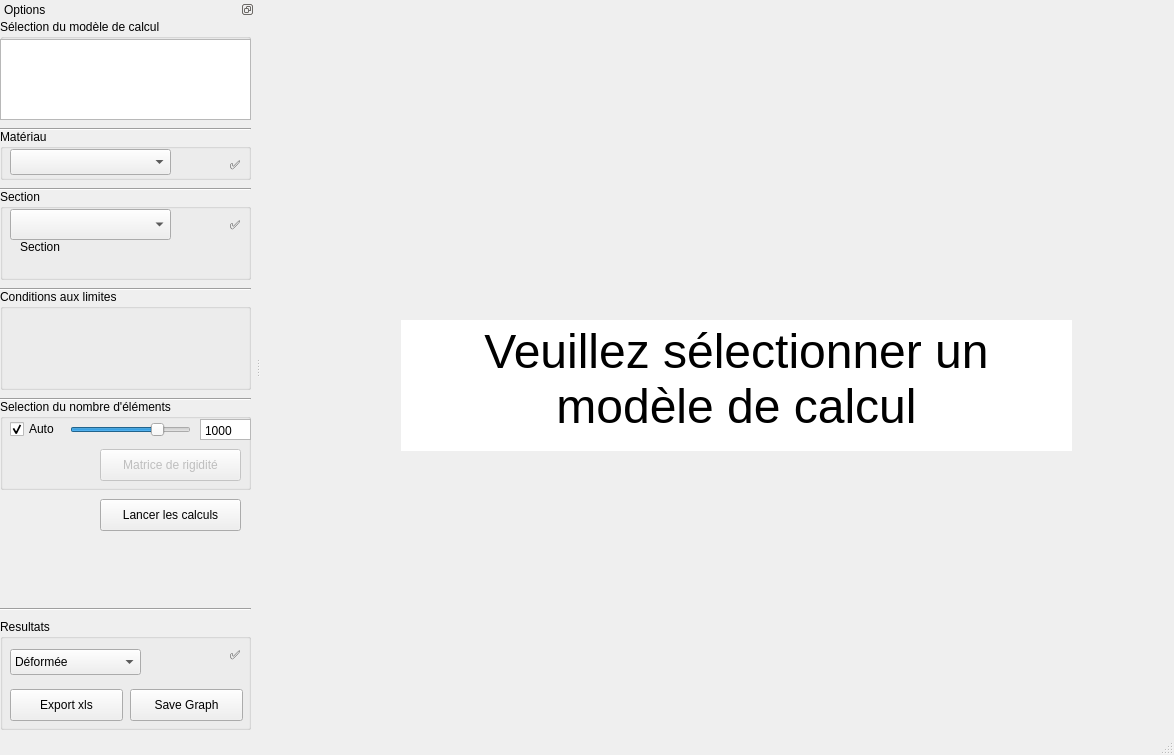
<?xml version="1.0" encoding="UTF-8"?>
<ui version="4.0">
 <class>MainWindow</class>
 <widget class="QMainWindow" name="MainWindow">
  <property name="geometry">
   <rect>
    <x>0</x>
    <y>0</y>
    <width>1174</width>
    <height>755</height>
   </rect>
  </property>
  <property name="sizePolicy">
   <sizepolicy hsizetype="Expanding" vsizetype="Expanding">
    <horstretch>0</horstretch>
    <verstretch>0</verstretch>
   </sizepolicy>
  </property>
  <property name="minimumSize">
   <size>
    <width>920</width>
    <height>755</height>
   </size>
  </property>
  <property name="maximumSize">
   <size>
    <width>1175</width>
    <height>755</height>
   </size>
  </property>
  <property name="windowTitle">
   <string>TIPE - Elements finis</string>
  </property>
  <property name="unifiedTitleAndToolBarOnMac">
   <bool>true</bool>
  </property>
  <widget class="QWidget" name="centralWidget">
   <widget class="MplWidget" name="mpl" native="true">
    <property name="geometry">
     <rect>
      <x>0</x>
      <y>0</y>
      <width>920</width>
      <height>730</height>
     </rect>
    </property>
    <property name="sizePolicy">
     <sizepolicy hsizetype="Fixed" vsizetype="Fixed">
      <horstretch>0</horstretch>
      <verstretch>0</verstretch>
     </sizepolicy>
    </property>
    <widget class="QTextEdit" name="selectModelLabel">
     <property name="geometry">
      <rect>
       <x>140</x>
       <y>320</y>
       <width>671</width>
       <height>131</height>
      </rect>
     </property>
     <property name="frameShape">
      <enum>QFrame::NoFrame</enum>
     </property>
     <property name="frameShadow">
      <enum>QFrame::Plain</enum>
     </property>
     <property name="lineWidth">
      <number>0</number>
     </property>
     <property name="lineWrapColumnOrWidth">
      <number>0</number>
     </property>
     <property name="readOnly">
      <bool>true</bool>
     </property>
     <property name="html">
      <string>&lt;!DOCTYPE HTML PUBLIC &quot;-//W3C//DTD HTML 4.0//EN&quot; &quot;http://www.w3.org/TR/REC-html40/strict.dtd&quot;&gt;
&lt;html&gt;&lt;head&gt;&lt;meta name=&quot;qrichtext&quot; content=&quot;1&quot; /&gt;&lt;style type=&quot;text/css&quot;&gt;
p, li { white-space: pre-wrap; }
&lt;/style&gt;&lt;/head&gt;&lt;body style=&quot; font-family:'MS Shell Dlg 2'; font-size:7.875pt; font-weight:400; font-style:normal;&quot;&gt;
&lt;p align=&quot;center&quot; style=&quot; margin-top:0px; margin-bottom:0px; margin-left:0px; margin-right:0px; -qt-block-indent:0; text-indent:0px;&quot;&gt;&lt;span style=&quot; font-family:'.SF NS Text'; font-size:36pt;&quot;&gt;Veuillez sélectionner un modèle de calcul&lt;/span&gt;&lt;/p&gt;&lt;/body&gt;&lt;/html&gt;</string>
     </property>
     <property name="cursorWidth">
      <number>0</number>
     </property>
    </widget>
   </widget>
  </widget>
  <widget class="QStatusBar" name="statusBar"/>
  <widget class="QDockWidget" name="dockWidget">
   <property name="sizePolicy">
    <sizepolicy hsizetype="Fixed" vsizetype="Fixed">
     <horstretch>0</horstretch>
     <verstretch>0</verstretch>
    </sizepolicy>
   </property>
   <property name="minimumSize">
    <size>
     <width>255</width>
     <height>734</height>
    </size>
   </property>
   <property name="features">
    <set>QDockWidget::DockWidgetFloatable|QDockWidget::DockWidgetMovable</set>
   </property>
   <property name="allowedAreas">
    <set>Qt::LeftDockWidgetArea|Qt::RightDockWidgetArea</set>
   </property>
   <property name="windowTitle">
    <string>Options</string>
   </property>
   <attribute name="dockWidgetArea">
    <number>1</number>
   </attribute>
   <widget class="QWidget" name="dockWidgetContents">
    <widget class="QGroupBox" name="groupBox">
     <property name="geometry">
      <rect>
       <x>0</x>
       <y>0</y>
       <width>251</width>
       <height>101</height>
      </rect>
     </property>
     <property name="title">
      <string>Sélection du modèle de calcul</string>
     </property>
     <widget class="QListWidget" name="listWidget">
      <property name="geometry">
       <rect>
        <x>0</x>
        <y>20</y>
        <width>251</width>
        <height>81</height>
       </rect>
      </property>
      <property name="font">
       <font>
        <pointsize>13</pointsize>
       </font>
      </property>
     </widget>
     <widget class="QLabel" name="modelStatusLabel">
      <property name="geometry">
       <rect>
        <x>230</x>
        <y>0</y>
        <width>21</width>
        <height>21</height>
       </rect>
      </property>
      <property name="text">
       <string/>
      </property>
     </widget>
    </widget>
    <widget class="Line" name="line_5">
     <property name="geometry">
      <rect>
       <x>0</x>
       <y>100</y>
       <width>251</width>
       <height>20</height>
      </rect>
     </property>
     <property name="orientation">
      <enum>Qt::Horizontal</enum>
     </property>
    </widget>
    <widget class="QGroupBox" name="groupBox_2">
     <property name="geometry">
      <rect>
       <x>0</x>
       <y>110</y>
       <width>251</width>
       <height>51</height>
      </rect>
     </property>
     <property name="title">
      <string>Matériau</string>
     </property>
     <widget class="QComboBox" name="materials_comboBox">
      <property name="geometry">
       <rect>
        <x>10</x>
        <y>20</y>
        <width>161</width>
        <height>26</height>
       </rect>
      </property>
     </widget>
     <widget class="QLabel" name="modelStatusLabel_2">
      <property name="geometry">
       <rect>
        <x>230</x>
        <y>20</y>
        <width>21</width>
        <height>31</height>
       </rect>
      </property>
      <property name="text">
       <string>✅</string>
      </property>
     </widget>
    </widget>
    <widget class="Line" name="line_6">
     <property name="geometry">
      <rect>
       <x>0</x>
       <y>160</y>
       <width>251</width>
       <height>20</height>
      </rect>
     </property>
     <property name="orientation">
      <enum>Qt::Horizontal</enum>
     </property>
    </widget>
    <widget class="QGroupBox" name="groupBox_3">
     <property name="geometry">
      <rect>
       <x>0</x>
       <y>170</y>
       <width>251</width>
       <height>91</height>
      </rect>
     </property>
     <property name="title">
      <string>Section</string>
     </property>
     <widget class="QComboBox" name="sections_comboBox">
      <property name="geometry">
       <rect>
        <x>10</x>
        <y>20</y>
        <width>161</width>
        <height>31</height>
       </rect>
      </property>
     </widget>
     <widget class="QLabel" name="modelStatusLabel_3">
      <property name="geometry">
       <rect>
        <x>230</x>
        <y>20</y>
        <width>21</width>
        <height>31</height>
       </rect>
      </property>
      <property name="text">
       <string>✅</string>
      </property>
     </widget>
     <widget class="QLabel" name="sectionImageLabel">
      <property name="geometry">
       <rect>
        <x>20</x>
        <y>50</y>
        <width>51</width>
        <height>16</height>
       </rect>
      </property>
      <property name="text">
       <string>Section</string>
      </property>
     </widget>
    </widget>
    <widget class="Line" name="line">
     <property name="geometry">
      <rect>
       <x>0</x>
       <y>260</y>
       <width>251</width>
       <height>20</height>
      </rect>
     </property>
     <property name="orientation">
      <enum>Qt::Horizontal</enum>
     </property>
    </widget>
    <widget class="QGroupBox" name="groupBox_4">
     <property name="geometry">
      <rect>
       <x>0</x>
       <y>270</y>
       <width>251</width>
       <height>101</height>
      </rect>
     </property>
     <property name="title">
      <string>Conditions aux limites</string>
     </property>
     <widget class="TabOptionWidget" name="tabwidget" native="true">
      <property name="geometry">
       <rect>
        <x>0</x>
        <y>20</y>
        <width>251</width>
        <height>81</height>
       </rect>
      </property>
     </widget>
    </widget>
    <widget class="Line" name="line_4">
     <property name="geometry">
      <rect>
       <x>0</x>
       <y>370</y>
       <width>251</width>
       <height>20</height>
      </rect>
     </property>
     <property name="orientation">
      <enum>Qt::Horizontal</enum>
     </property>
    </widget>
    <widget class="QGroupBox" name="groupBox_5">
     <property name="geometry">
      <rect>
       <x>0</x>
       <y>380</y>
       <width>251</width>
       <height>91</height>
      </rect>
     </property>
     <property name="title">
      <string>Selection du nombre d'éléments</string>
     </property>
     <widget class="QCheckBox" name="elements_checkBox">
      <property name="geometry">
       <rect>
        <x>10</x>
        <y>20</y>
        <width>51</width>
        <height>20</height>
       </rect>
      </property>
      <property name="text">
       <string>Auto</string>
      </property>
      <property name="checked">
       <bool>true</bool>
      </property>
     </widget>
     <widget class="QSlider" name="elements_horizontalSlider">
      <property name="enabled">
       <bool>true</bool>
      </property>
      <property name="geometry">
       <rect>
        <x>70</x>
        <y>20</y>
        <width>121</width>
        <height>22</height>
       </rect>
      </property>
      <property name="minimum">
       <number>0</number>
      </property>
      <property name="maximum">
       <number>8</number>
      </property>
      <property name="singleStep">
       <number>0</number>
      </property>
      <property name="pageStep">
       <number>1</number>
      </property>
      <property name="value">
       <number>6</number>
      </property>
      <property name="orientation">
       <enum>Qt::Horizontal</enum>
      </property>
     </widget>
     <widget class="QPlainTextEdit" name="elements_plainTextEdit">
      <property name="enabled">
       <bool>true</bool>
      </property>
      <property name="geometry">
       <rect>
        <x>200</x>
        <y>20</y>
        <width>51</width>
        <height>21</height>
       </rect>
      </property>
      <property name="verticalScrollBarPolicy">
       <enum>Qt::ScrollBarAlwaysOff</enum>
      </property>
      <property name="horizontalScrollBarPolicy">
       <enum>Qt::ScrollBarAlwaysOff</enum>
      </property>
      <property name="readOnly">
       <bool>true</bool>
      </property>
      <property name="plainText">
       <string>1000</string>
      </property>
      <property name="backgroundVisible">
       <bool>false</bool>
      </property>
     </widget>
     <widget class="QPushButton" name="plotMatrixPushButton">
      <property name="enabled">
       <bool>false</bool>
      </property>
      <property name="geometry">
       <rect>
        <x>100</x>
        <y>50</y>
        <width>141</width>
        <height>32</height>
       </rect>
      </property>
      <property name="text">
       <string>Matrice de rigidité</string>
      </property>
     </widget>
    </widget>
    <widget class="QPushButton" name="startComputationPushButton">
     <property name="geometry">
      <rect>
       <x>100</x>
       <y>480</y>
       <width>141</width>
       <height>32</height>
      </rect>
     </property>
     <property name="text">
      <string>Lancer les calculs</string>
     </property>
    </widget>
    <widget class="QGroupBox" name="groupBox_6">
     <property name="geometry">
      <rect>
       <x>0</x>
       <y>600</y>
       <width>251</width>
       <height>111</height>
      </rect>
     </property>
     <property name="title">
      <string>Resultats</string>
     </property>
     <widget class="QComboBox" name="results_comboBox">
      <property name="geometry">
       <rect>
        <x>10</x>
        <y>30</y>
        <width>131</width>
        <height>26</height>
       </rect>
      </property>
      <item>
       <property name="text">
        <string>Déformée</string>
       </property>
      </item>
      <item>
       <property name="text">
        <string>Contraintes</string>
       </property>
      </item>
     </widget>
     <widget class="QLabel" name="modelStatusLabel_6">
      <property name="geometry">
       <rect>
        <x>230</x>
        <y>20</y>
        <width>21</width>
        <height>31</height>
       </rect>
      </property>
      <property name="text">
       <string>✅</string>
      </property>
     </widget>
     <widget class="QPushButton" name="pushButtonSave">
      <property name="geometry">
       <rect>
        <x>130</x>
        <y>70</y>
        <width>113</width>
        <height>32</height>
       </rect>
      </property>
      <property name="text">
       <string>Save Graph</string>
      </property>
     </widget>
     <widget class="QPushButton" name="pushButtonExcel">
      <property name="geometry">
       <rect>
        <x>10</x>
        <y>70</y>
        <width>113</width>
        <height>32</height>
       </rect>
      </property>
      <property name="text">
       <string>Export xls</string>
      </property>
     </widget>
    </widget>
    <widget class="Line" name="line_3">
     <property name="geometry">
      <rect>
       <x>0</x>
       <y>580</y>
       <width>251</width>
       <height>20</height>
      </rect>
     </property>
     <property name="orientation">
      <enum>Qt::Horizontal</enum>
     </property>
    </widget>
   </widget>
  </widget>
 </widget>
 <layoutdefault spacing="6" margin="11"/>
 <customwidgets>
  <customwidget>
   <class>MplWidget</class>
   <extends>QWidget</extends>
   <header location="global">mplwidget</header>
   <container>1</container>
  </customwidget>
  <customwidget>
   <class>TabOptionWidget</class>
   <extends>QWidget</extends>
   <header location="global">tabwidget</header>
   <container>1</container>
  </customwidget>
 </customwidgets>
 <resources/>
 <connections>
  <connection>
   <sender>elements_checkBox</sender>
   <signal>clicked(bool)</signal>
   <receiver>elements_horizontalSlider</receiver>
   <slot>setHidden(bool)</slot>
   <hints>
    <hint type="sourcelabel">
     <x>35</x>
     <y>349</y>
    </hint>
    <hint type="destinationlabel">
     <x>145</x>
     <y>350</y>
    </hint>
   </hints>
  </connection>
  <connection>
   <sender>elements_checkBox</sender>
   <signal>clicked(bool)</signal>
   <receiver>elements_plainTextEdit</receiver>
   <slot>setHidden(bool)</slot>
   <hints>
    <hint type="sourcelabel">
     <x>35</x>
     <y>349</y>
    </hint>
    <hint type="destinationlabel">
     <x>245</x>
     <y>350</y>
    </hint>
   </hints>
  </connection>
 </connections>
</ui>
